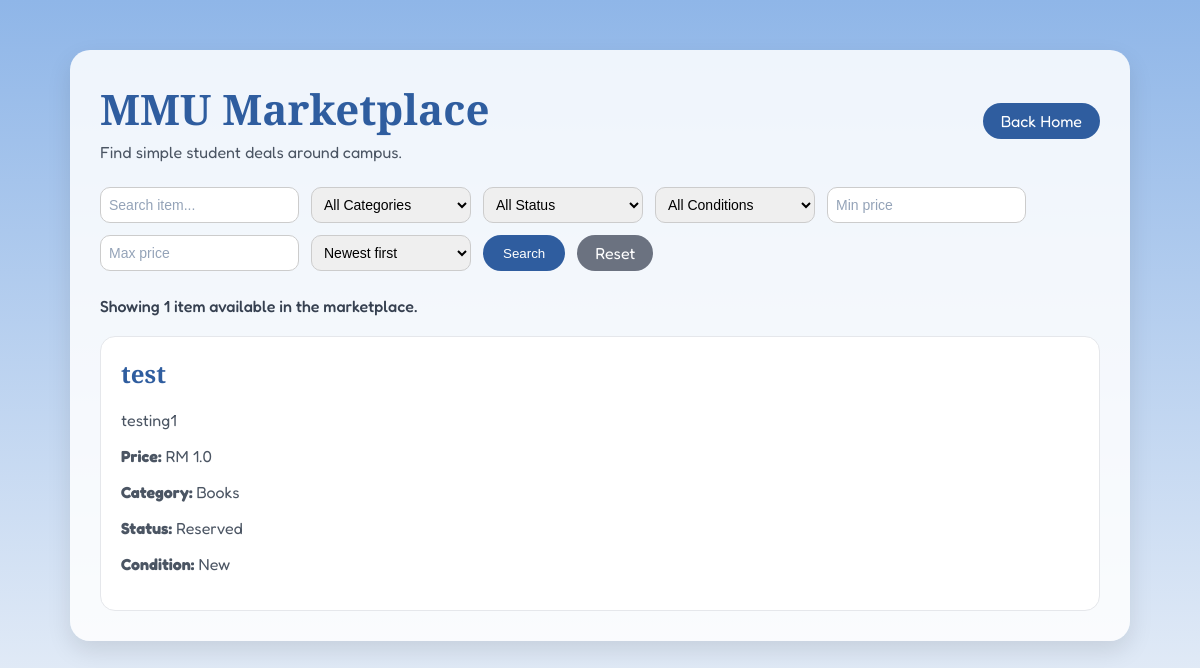
/marketplace, run on the app's committed database.
### tables this page shows
CREATE TABLE item(
                   id INTEGER PRIMARY KEY AUTOINCREMENT,
                   title TEXT NOT NULL,
                   description TEXT NOT NULL,
                   category_id INTEGER NOT NULL,
                   status_id INTEGER NOT NULL,
                   condition_id INTEGER,
                   price REAL NOT NULL, image TEXT,
                   FOREIGN KEY(category_id) REFERENCES category(id),
                   FOREIGN KEY(status_id) REFERENCES status(id),
                   FOREIGN KEY(condition_id) REFERENCES item_condition(id)
                   );

CREATE TABLE category(
                   id INTEGER PRIMARY KEY AUTOINCREMENT,
                   name TEXT NOT NULL UNIQUE
                   
                   );

CREATE TABLE status(
                   id INTEGER PRIMARY KEY AUTOINCREMENT,
                   condition TEXT NOT NULL UNIQUE
                   
                   );

### app.py (the view, shortened to what this page needs)
@app.route("/marketplace", methods=['GET'])
def marketplace():
    search = request.args.get("search", "").strip()
    category = request.args.get("category", "").strip()
    status = request.args.get("status", "").strip()
    condition = request.args.get("condition", "").strip()
    min_price = request.args.get("min_price", "").strip()
    max_price = request.args.get("max_price", "").strip()
    sort = request.args.get("sort", "newest").strip()
    sort_options = {
        "newest": {
            "label": "Newest first",
            "order_by": "item.id DESC"
        },
        "price_low": {
            "label": "Price: Low to High",
            "order_by": "item.price ASC"
        },
        "price_high": {
            "label": "Price: High to Low",
            "order_by": "item.price DESC"
        },
        "title_az": {
            "label": "Title: A to Z",
            "order_by": "item.title ASC"
        }
    }
    if sort not in sort_options:
        sort = "newest"
    connect = sqlite3.connect("database.db")
    cursor = connect.cursor()
    cursor.execute("SELECT * FROM category")
    categories_list = cursor.fetchall()
    cursor.execute("SELECT * FROM status")
    status_list = cursor.fetchall()
    cursor.execute("SELECT * FROM item_condition")
    conditions_list = cursor.fetchall()
    category_names = {str(row[0]): row[1] for row in categories_list}
    status_names = {str(row[0]): row[1] for row in status_list}
    condition_names = {str(row[0]): row[1] for row in conditions_list}
    if category and category not in category_names:
        category = ""
    if status and status not in status_names:
        status = ""
    if condition and condition not in condition_names:
        condition = ""
    query = """
            SELECT item.id, item.title, item.description, item.price,
                   category.name, status.condition,
                   COALESCE(item_condition.name, 'Not specified')
            FROM item
            JOIN category ON item.category_id = category.id
            JOIN status ON item.status_id = status.id
            LEFT JOIN item_condition ON item.condition_id = item_condition.id
            WHERE 1 = 1
            """
    values = []
    if category:
        query += " AND item.category_id = ?"
        values.append(category)
    if status:
        query += " AND item.status_id = ?"
        values.append(status)
    if condition:
        query += " AND item.condition_id = ?"
        values.append(condition)
    min_price_value = None
    max_price_value = None
    if min_price_value is not None and max_price_value is not None and min_price_value > max_price_value:
        min_price_value, max_price_value = max_price_value, min_price_value
        min_price, max_price = max_price, min_price
    if min_price_value is not None:
        query += " AND item.price >= ?"
        values.append(min_price_value)
    if max_price_value is not None:
        query += " AND item.price <= ?"
        values.append(max_price_value)
    query += " ORDER BY " + sort_options[sort]["order_by"]
    cursor.execute(query, values)
    items = cursor.fetchall()
    connect.close()
    active_params = {}
    if search:
        active_params["search"] = search
    if category:
        active_params["category"] = category
    if status:
        active_params["status"] = status
    if condition:
        active_params["condition"] = condition
    if min_price:
        active_params["min_price"] = min_price
    if max_price:
        active_params["max_price"] = max_price
    if sort != "newest":
        active_params["sort"] = sort
    active_filters = []
    def add_active_filter(key, label, value):
        remove_params = active_params.copy()
        remove_params.pop(key, None)
        active_filters.append({
            "label": label,
            "value": value,
            "remove_url": url_for("marketplace", **remove_params)
        })
    if search:
        add_active_filter("search", "Keyword", search)
    if category:
        add_active_filter("category", "Category", category_names[category])
    if status:
        add_active_filter("status", "Status", status_names[status])
    if condition:
        add_active_filter("condition", "Condition", condition_names[condition])
    if min_price:
        add_active_filter("min_price", "Min price", "RM " + min_price)
    if max_price:
        add_active_filter("max_price", "Max price", "RM " + max_price)
    if sort != "newest":
        add_active_filter("sort", "Sort", sort_options[sort]["label"])
    return render_template("marketplace.html",
                           items=items,
                           categories=categories_list,
                           status=status_list,
                           conditions=conditions_list,
                           sort_options=sort_options,
                           active_filters=active_filters,
                           search=search,
                           selected_category=category,
                           selected_status=status,
                           selected_condition=condition,
                           min_price=min_price,
                           max_price=max_price,
                           selected_sort=sort)

### templates/marketplace.html (shortened to what this page needs)
{% extends "base.html" %}
{% block content %}
<main class="marketplace-page">
    <section class="marketplace-box">
        <header class="marketplace-top">
            <div>
                <h1>MMU Marketplace</h1>
                <p>Find simple student deals around campus.</p>
            </div>
            <a href="{{ url_for('home') }}">Back Home</a>
        </header>
        <form class="marketplace-filter" method="GET" action="{{ url_for('marketplace') }}">
            <input type="text" name="search" placeholder="Search item..." value="{{ search }}">
            <select name="category">
                <option value="">All Categories</option>
            </select>
            <select name="status">
                <option value="">All Status</option>
            </select>
            <select name="condition">
                <option value="">All Conditions</option>
            </select>
            <input type="number" name="min_price" placeholder="Min price" min="0" step="0.01" value="{{ min_price }}">
            <input type="number" name="max_price" placeholder="Max price" min="0" step="0.01" value="{{ max_price }}">
            <select name="sort">
                {% for sort_key, sort_data in sort_options.items() %}
                <option value="{{ sort_key }}" {% if selected_sort==sort_key %}selected{% endif %}>{{ sort_data.label }}
                </option>
                {% endfor %}
            </select>
            <button type="submit">Search</button>
            <a href="{{ url_for('marketplace') }}">Reset</a>
        </form>
        <div class="marketplace-summary">
            <p>
                Showing {{ items|length }} item{% if items|length != 1 %}s{% endif %}
                {% if active_filters %}matching your search and filters{% else %}available in the marketplace{% endif
                %}.
            </p>
        </div>
        <div class="simple-listing-grid">
            {% for item_id, title, description, price, category_name, status_name, condition_name in items %}
            <article class="simple-listing-card">
                <h2>{{ title }}</h2>
                <p>{{ description }}</p>
                <p><b>Price:</b> RM {{ price }}</p>
                <p><b>Category:</b> {{ category_name }}</p>
                <p><b>Status:</b> {{ status_name }}</p>
                <p><b>Condition:</b> {{ condition_name }}</p>
            </article>
            {% else %}
            <div class="empty-marketplace">
                <h2>No items found</h2>
                <p>Try changing your keyword, price range, category, status, or condition filter.</p>
                <a href="{{ url_for('marketplace') }}">Clear all filters</a>
            </div>
            {% endfor %}
        </div>
    </section>
</main>
{% endblock %}

### static/css/layout.css (style rules this page uses)
body { margin: 0; }
header { display: flex; justify-content: space-between; align-items: center; padding: 20px; }
button { background-color: #2f5d9f; color: white; border: none; border-radius: 20px; padding: 8px 20px; }
html { scroll-behavior: smooth; }
::placeholder { color: #94a3b8; }
input, select { width: 100%; padding: 8px; border-radius: 10px; border: 1px solid #ccc; font-size: 14px; }
.marketplace-page { min-height: 100vh; padding: 20px; background: linear-gradient(#8fb6e8, #f5f7fa); }
.marketplace-box { width: 100%; max-width: 1000px; margin: 30px auto; padding: 30px; background-color: rgba(255, 255, 255, 0.85); border-radius: 20px; box-shadow: 0 10px 25px rgba(0, 0, 0, 0.1); }
.marketplace-top { padding: 0; margin-bottom: 25px; }
.marketplace-top h1 { margin: 0; color: #2f5d9f; font-family: "DM Serif Text", serif; font-size: 42px; }
.marketplace-top p { margin: 5px 0 0; color: #4b5563; font-family: "Fredoka", sans-serif; }
.marketplace-top a { color: white; background-color: #2f5d9f; padding: 8px 18px; border-radius: 20px; text-decoration: none; font-family: "Fredoka", sans-serif; }
.marketplace-filter { display: flex; gap: 12px; flex-wrap: wrap; margin-bottom: 25px; }
.marketplace-filter input, .marketplace-filter select { width: auto; min-width: 160px; }
.marketplace-filter a { color: white; background-color: #6b7280; padding: 8px 18px; border-radius: 20px; text-decoration: none; font-family: "Fredoka", sans-serif; }
.marketplace-summary { margin-bottom: 20px; }
.marketplace-summary p { color: #374151; font-family: "Fredoka", sans-serif; font-weight: 500; margin: 0 0 12px; }
.simple-listing-grid { display: grid; grid-template-columns: repeat(auto-fit, minmax(240px, 1fr)); gap: 20px; }
.simple-listing-card { background-color: white; border-radius: 15px; padding: 20px; border: 1px solid #e5e7eb; }
.simple-listing-card h2 { margin-top: 0; color: #2f5d9f; font-family: "DM Serif Text", serif; }
.simple-listing-card p { color: #4b5563; font-family: "Fredoka", sans-serif; }

### data on the page
item: title "test", description "testing1", price "1.0", name "Books", condition "Reserved", condition_name "New"

### other printed values
{{ items|length }} "1"
form field sort "Newest first"
